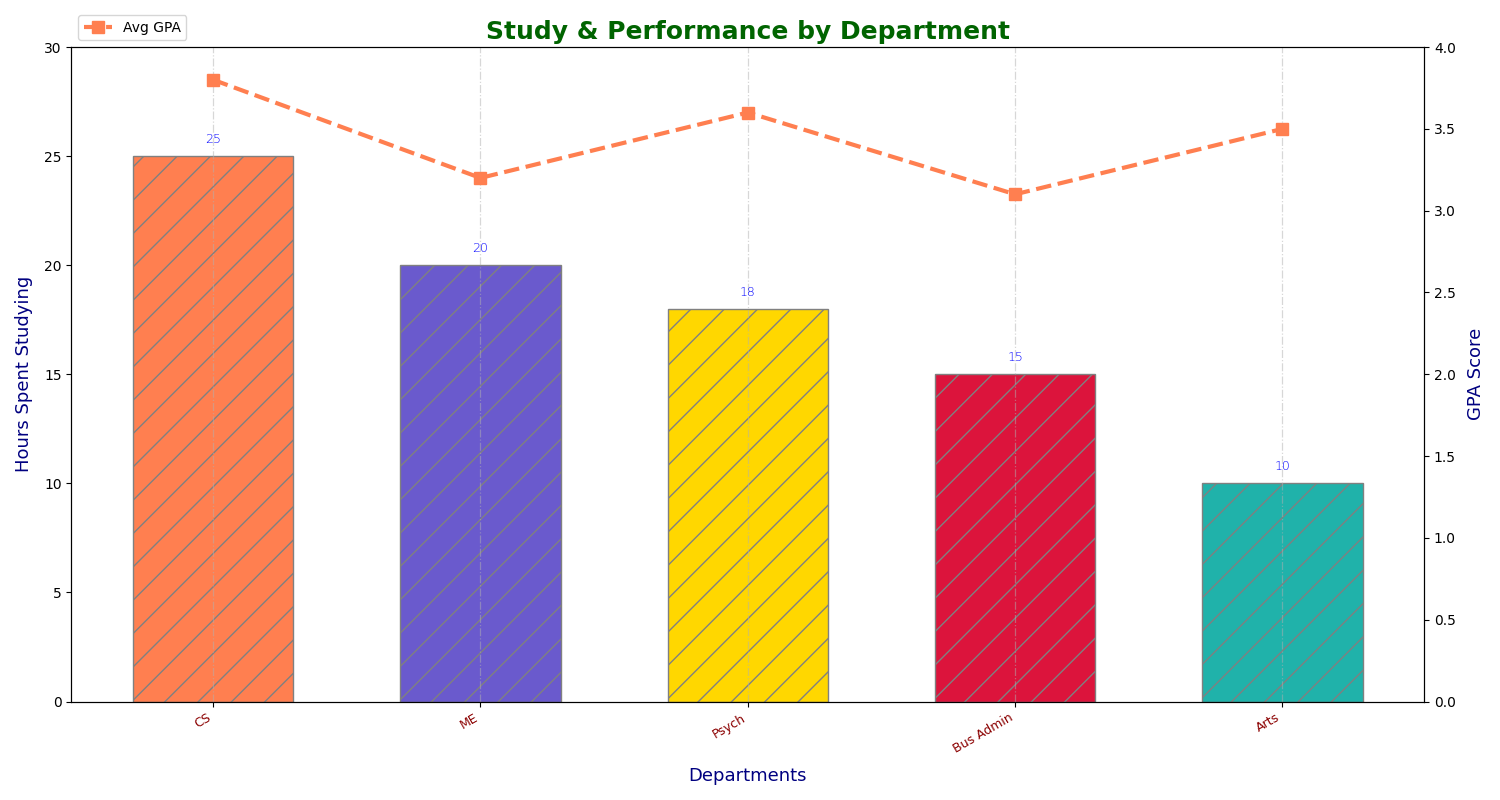

Here is the Python script that generated this plot:
import matplotlib.pyplot as plt
import numpy as np

# Original data
depts = ['CS', 'ME', 'Psych', 'Bus Admin', 'Arts']
study_hours = [25, 20, 18, 15, 10]
gpas = [3.8, 3.2, 3.6, 3.1, 3.5]

# Sort the data by study_hours in descending order
sorted_indices = np.argsort(study_hours)[::-1]
depts = [depts[i] for i in sorted_indices]
study_hours = [study_hours[i] for i in sorted_indices]
gpas = [gpas[i] for i in sorted_indices]

bar_colors = ['#FF7F50', '#6A5ACD', '#FFD700', '#DC143C', '#20B2AA']  # Colors reshuffle according to sorted indices
line_color = '#FF7F50'

fig, ax1 = plt.subplots(figsize=(15, 8))

# Bar chart with sorted data
bars = ax1.bar(depts, study_hours, color=bar_colors, edgecolor='gray', hatch='/', width=0.6)
for bar, hours in zip(bars, study_hours):
    yval = bar.get_height()
    ax1.text(bar.get_x() + bar.get_width()/2, yval + 0.5, str(hours), ha='center', va='bottom', fontsize=9, fontweight='light', color='blue')

# Line chart for GPA scores
ax2 = ax1.twinx()
ax2.plot(depts, gpas, color=line_color, marker='s', linestyle='--', linewidth=3, markersize=8, label='Avg GPA')

# Aesthetic settings for the charts
ax1.set_title('Study & Performance by Department', fontsize=18, fontweight='heavy', color='darkgreen')
ax1.set_xlabel('Departments', fontsize=13, labelpad=8, color='navy')
ax1.set_ylabel('Hours Spent Studying', fontsize=13, labelpad=8, color='navy')
ax2.set_ylabel('GPA Score', fontsize=13, labelpad=8, color='navy')

ax1.set_xticks(np.arange(len(depts)))
ax1.set_xticklabels(depts, rotation=30, ha='right', fontsize=9, fontweight='regular', color='darkred')

ax1.set_ylim(0, 30)
ax2.set_ylim(0, 4.0)
ax1.grid(True, which='both', axis='x', linestyle='-.', linewidth=0.9, alpha=0.5)

ax2.legend(loc='lower left', bbox_to_anchor=(0, 1.0))

plt.tight_layout()
plt.show()
